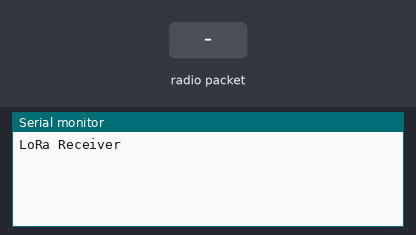
Bench run of a sketch on a simulated Arduino Uno, built with avr-gcc and run on an emulated ATmega328P. Shown: the last lines printed to the serial monitor. The test bench sets the inputs (shaded band). No radio packets arrive unless stated.

Above: at 1.2 s.
1.3 s: radio packet "1" arrives
At 1.9 s:
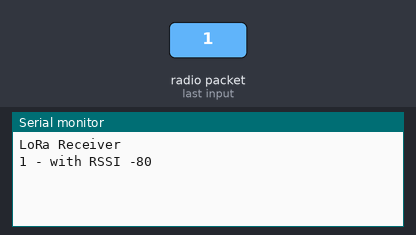
2.8 s: radio packet "0" arrives
At 4.0 s:
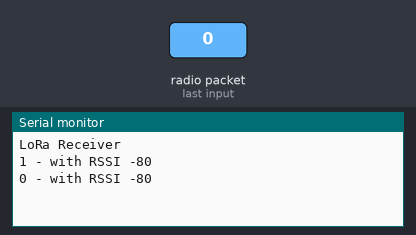
4.3 s: radio packet "2" arrives
At 5.4 s:
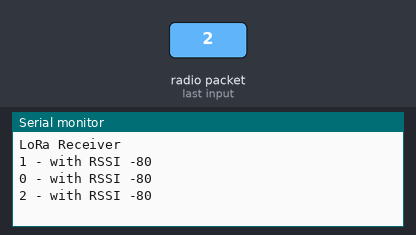

Measured:
- after the input at 1.3 s, the serial monitor: prints a new line at once (image 1)
- after the input at 2.8 s, the serial monitor: prints a new line at once (image 2)
- after the input at 4.3 s, the serial monitor: prints a new line at once (image 3)

The sketch:

lora_receiver.ino
```cpp
#include <Wire.h>
#include <SPI.h>
#include <LoRa.h>

bool flag_receive = false;

void setup() {
  Serial.begin(9600);
  if (!LoRa.begin(915E6)) {
    Serial.println("Starting LoRa failed!");
    while (1);
  } else {
    Serial.println("LoRa Receiver");
  }
}

void loop() {
  int packetSize = LoRa.parsePacket();
  if (packetSize) {
    // Serial.print("Received packet '");
    while (LoRa.available()) {
      Serial.print((char)LoRa.read());
      flag_receive = true;
    }
    if(flag_receive) {
    Serial.print(" - with RSSI ");
    Serial.println(LoRa.packetRssi());
    flag_receive = false;
    }
    delay(500);
  }
}
```
